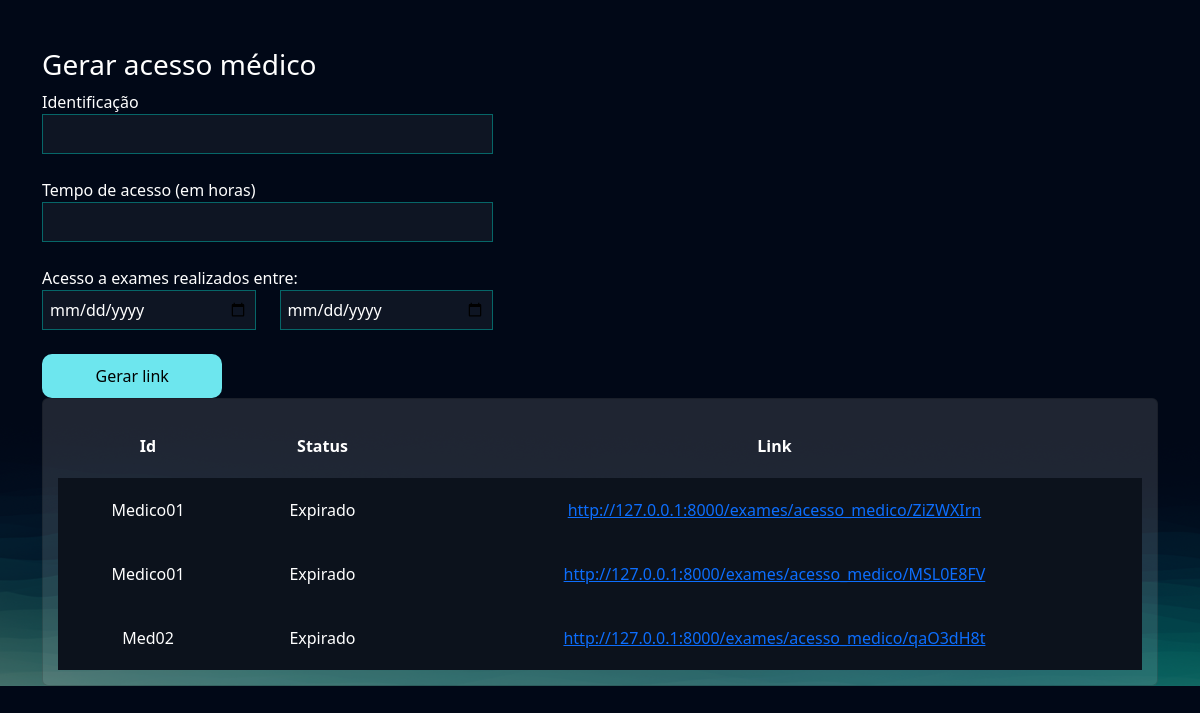
Screenshot of /exames/gerar_acesso_medico/ (signed in) with the database file from the repository.
### exames/models.py (models this page shows, shortened)
class AcessoMedico(models.Model):
    usuario = models.ForeignKey(User, on_delete=models.DO_NOTHING)
    identificacao = models.CharField(max_length=50)
    tempo_de_acesso = models.IntegerField() # Em horas
    criado_em = models.DateTimeField()
    data_exames_iniciais = models.DateField()
    data_exames_finais = models.DateField()
    token = models.CharField(max_length=20, null=True, blank=True)
    @property
    def status(self):
        return 'Expirado' if timezone.now() > (self.criado_em + timedelta(hours=self.tempo_de_acesso)) else 'Ativo'
    @property
    def url(self):
       return f"http://127.0.0.1:8000/exames/acesso_medico/{self.token}"

### exames/views.py (the view, shortened to what this page needs)
# urls.py: path('gerar_acesso_medico/', views.gerar_acesso_medico, name="gerar_acesso_medico"),
@login_required
def gerar_acesso_medico(request):
    if request.method == "GET":
        acessos_medicos = AcessoMedico.objects.filter(usuario =request. user)
        return render(request, 'gerar_acesso_medico.html', {'acessos_medicos': acessos_medicos})

### exames/templates/gerar_acesso_medico.html (shortened to what this page needs)
{% extends "bases/bases.html" %}
{% load static %}
{% block 'head' %}
    <link href="{% static 'exames/css/css.css' %}" rel="stylesheet">
    <link href="{% static 'exames/css/gerenciar_pedidos.css' %}" rel="stylesheet">
{% endblock 'head' %}
{% block 'conteudo' %}
    <br>
    <br>
    <div class="container">
        <div class="row">
            <div class="col-md-5">
                <h3>Gerar acesso médico</h3>
                <form action="{% url "gerar_acesso_medico" %}" method="POST">{% csrf_token %}
                    <label for="">Identificação</label>
                    <br>
                    <input style="width: 100%" type="text" name="identificacao" id="" class="input-default">
                    <br>
                    <br>
                    <label for="">Tempo de acesso (em horas)</label>
                    <br>
                    <input style="width: 100%" type="number" name="tempo_de_acesso" id="" class="input-default">
                    <br>
                    <br>
                    <div class="row">
                        <label for="">Acesso a exames realizados entre:</label>
                        <div class="col-md">
                            <input style="width: 100%" type="date" name="data_exame_inicial" id="" class="input-default">
                        </div>
                        <div class="col-md">
                            <input style="width: 100%" type="date" name="data_exame_final" id="" class="input-default">
                            <br>
                            <br>
                        </div>
                    </div>
                    <input style="width: 40%" type="submit" class="btn-default" value="Gerar link">
                </form>
            </div>
            <div class="col-md">
                <div class="card">
                    <table style="text-align: center">
                        <tr>
                          <th>Id</th>
                          <th>Status</th>
                          <th>Link</th>
                        </tr>
                        {% for acesso in acessos_medicos  %}
                            <tr class="linha-tabela">
                                <td>{{acesso.identificacao}}</td>
                                <td>{{acesso.status}}</td>
                                <td><a href="{{acesso.url}}">{{acesso.url}}</a></td>
                            </tr>
                        {% endfor %}
                    </table>
                </div>
            </div>
        </div>
    </div>
{% endblock 'conteudo' %}

### templates/static/geral/css/base.css (style rules this page uses)
:root { --main-color: #151C34; --dark-color: #0C121C ; --light-color: #6DE6EE; --contrast-color: #f4c96b; --differential-color: #066668; }
* { color: white }
.input-default { background-color: rgba(255,255,255,0.05); border: 1px solid var(--differential-color); padding: 7px; width: 50%; }
.btn-default { background-color: var(--light-color); color: black; width: 15%; padding: 10px; border: none; border-radius: 10px; }

### templates/static/exames/css/css.css (style rules this page uses)
body { background-image: url('/static/geral/img/bg2.png'); background-size: cover; }
.card { background-color: rgba(217, 217, 217, .14); color: white; padding: 15px; }

### templates/static/exames/css/gerenciar_pedidos.css (style rules this page uses)
.linha-tabela { background-color: var(--dark-color); height: 20px; }
td, th { padding: 20px; }

### rows the page displays
AcessoMedico: identificacao "Medico01", status "Expirado", url "http://127.0.0.1:8000/exames/acesso_medico/ZiZWXIrn"
AcessoMedico: identificacao "Medico01", status "Expirado", url "http://127.0.0.1:8000/exames/acesso_medico/MSL0E8FV"
AcessoMedico: identificacao "Med02", status "Expirado", url "http://127.0.0.1:8000/exames/acesso_medico/qaO3dH8t"
